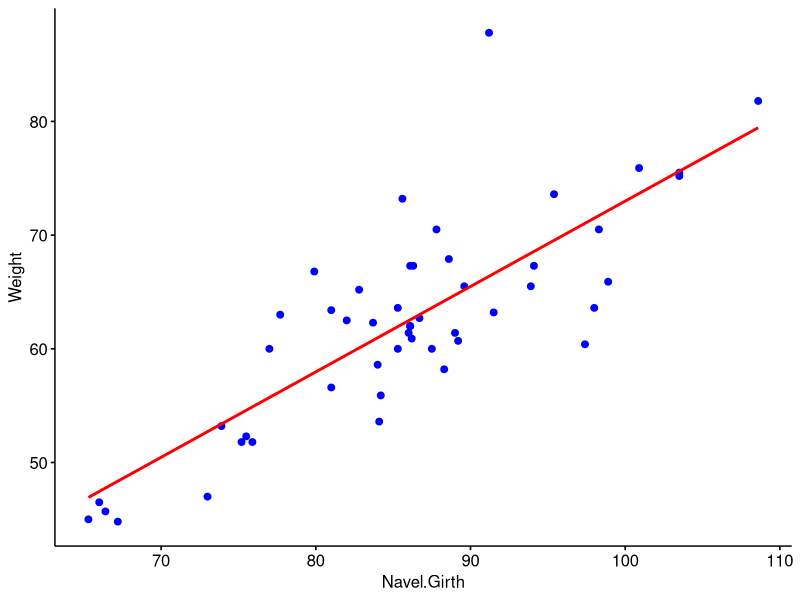
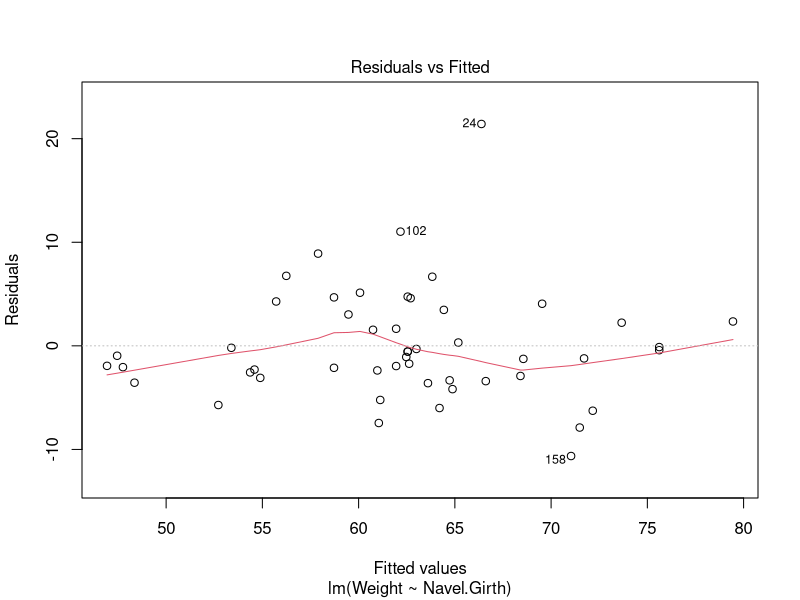
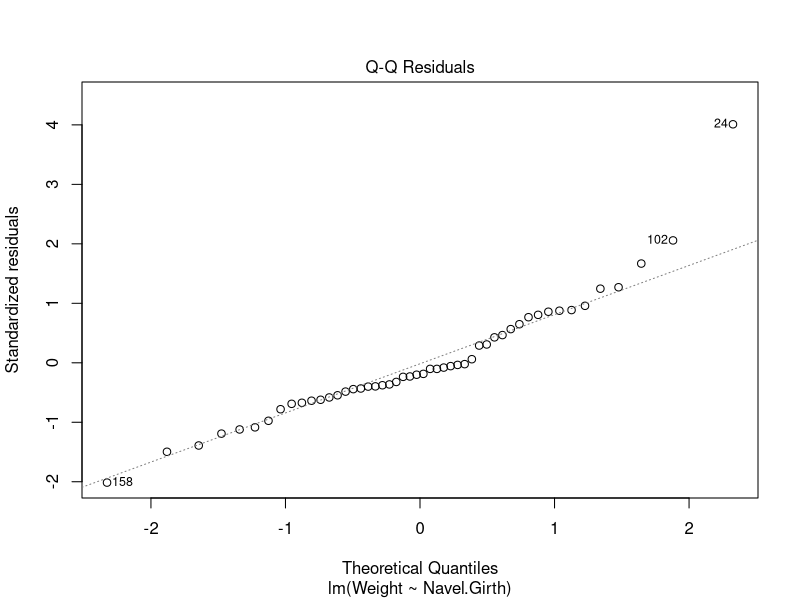
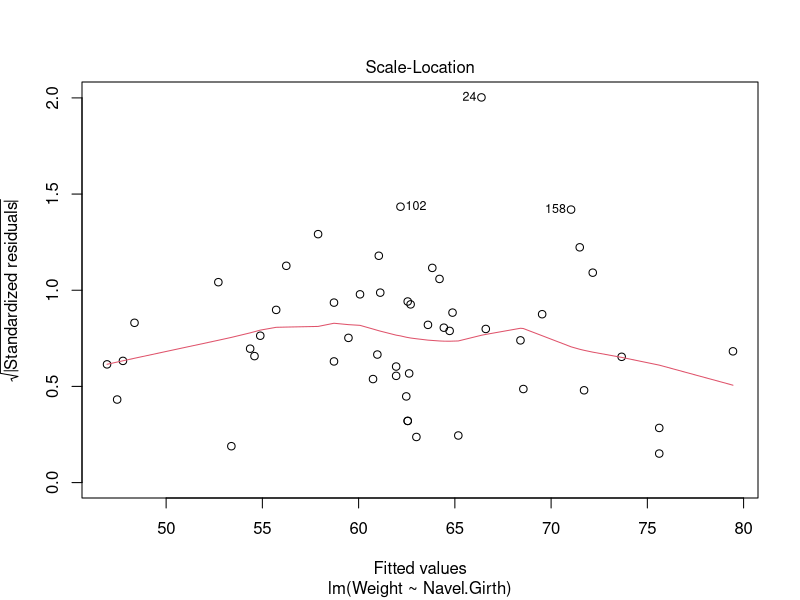
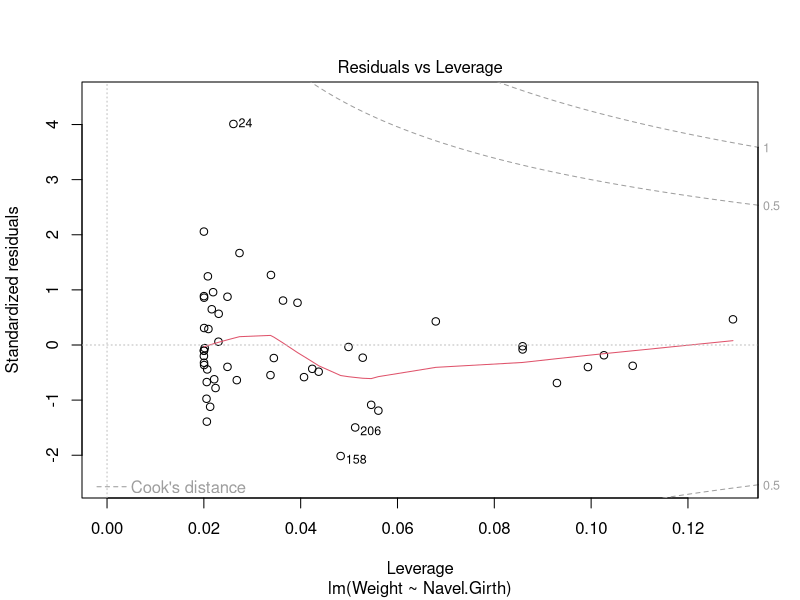
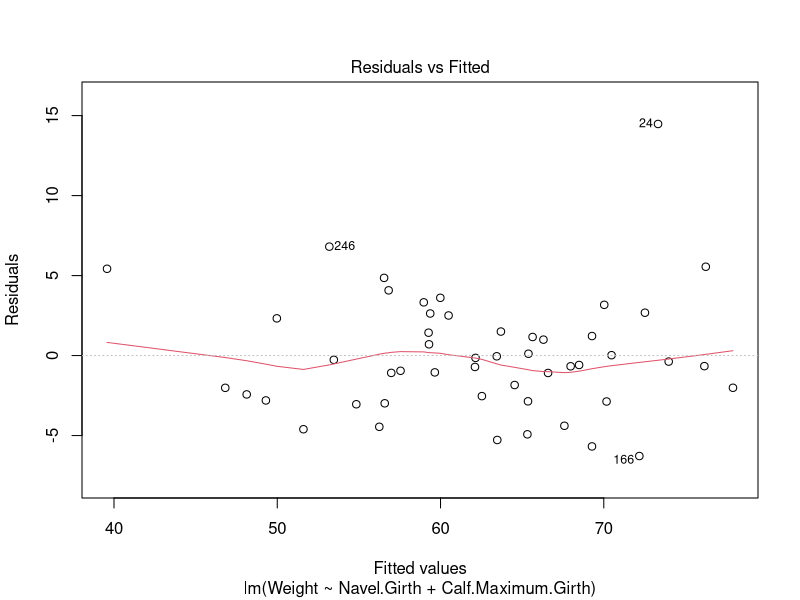
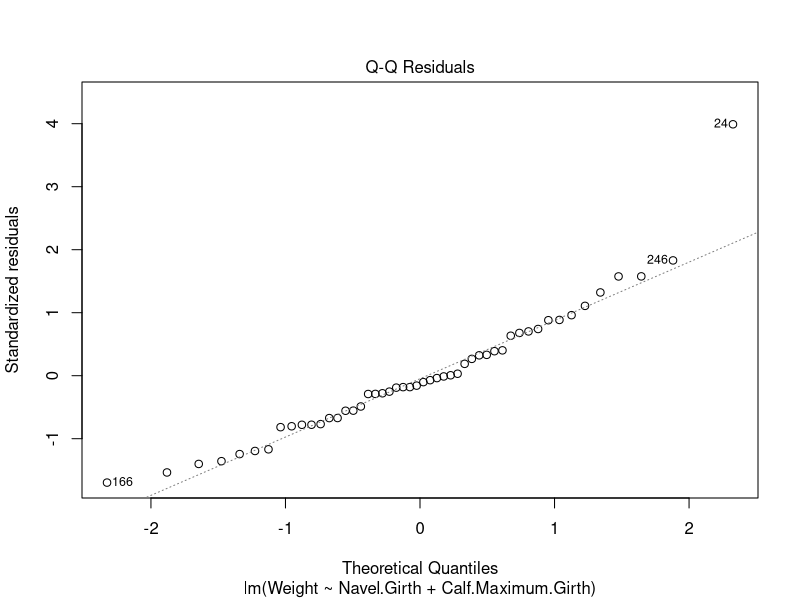
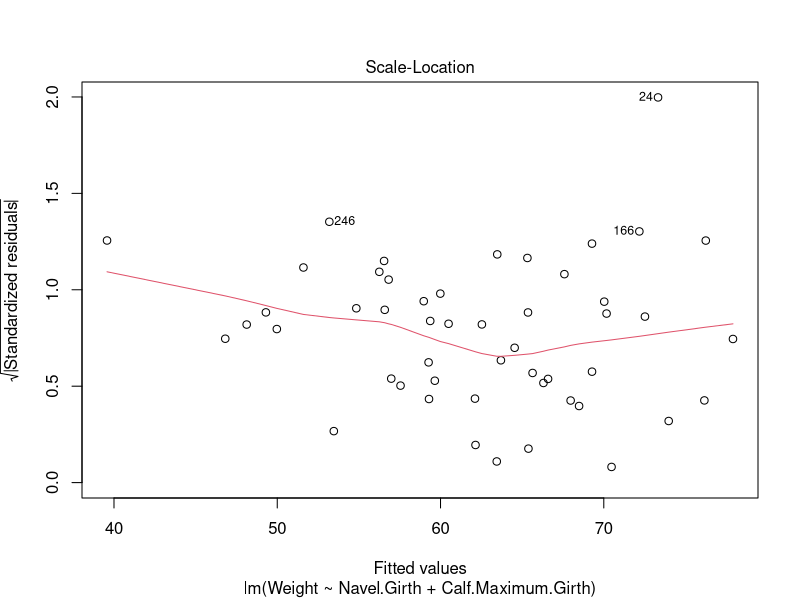

These charts were generated, in order, by the following R code:
## ---- chunk 1
knitr::opts_chunk$set(echo = TRUE)
## ---- chunk 2
library(dplyr)
library(ggpubr)
## ---- chunk 3
datos <- read.csv2("EP09 Datos.csv")
head(datos)

mujeres <- filter(datos, Gender == 0)

set.seed(1624)
muestra <- mujeres[sample(nrow(mujeres), 50), ]

predictores <- sample(24, 8)
predictores

muestraP <- muestra[predictores]
head(muestraP)
## ---- chunk 4
# Evaluación de variables
nulo <- lm(Weight ~ 1, data = muestra)
summary(nulo)

completo <- lm(Weight ~ ., data = muestra)
summary(completo)

add1(nulo, scope = completo)


#MLS
modelo <- lm(Weight ~ Navel.Girth, data = muestra)

p <- ggscatter(muestra, x = "Navel.Girth", y = "Weight", color = "blue", fill = "blue")
p <- p + geom_smooth(method = lm, se = FALSE, colour = "red")

p

summary(modelo)
plot(modelo)
## ---- chunk 5
completo <- lm(Weight ~ Navel.Girth + Calf.Maximum.Girth + Age + Chest.diameter + Elbows.diameter + Shoulder.Girth + Chest.Girth + Bitrochanteric.diameter + Wrist.Minimum.Girth, data = muestra)
summary(completo)

add1(modelo, scope = completo)
modMejorado <- update(modelo, . ~ . + Calf.Maximum.Girth)
plot(modMejorado)
# Muere la normalidad
shapiro.test(modMejorado$residuals)

add1(modMejorado, scope = completo)
modMejorado <- update(modelo, . ~ . + Wrist.Minimum.Girth)
plot(modMejorado)
shapiro.test(modMejorado$residuals)

add1(modMejorado, scope = completo)
modMejorado <- update(modelo, . ~ . + Shoulder.Girth)
plot(modMejorado)
shapiro.test(modMejorado$residuals)

add1(modMejorado, scope = completo)

